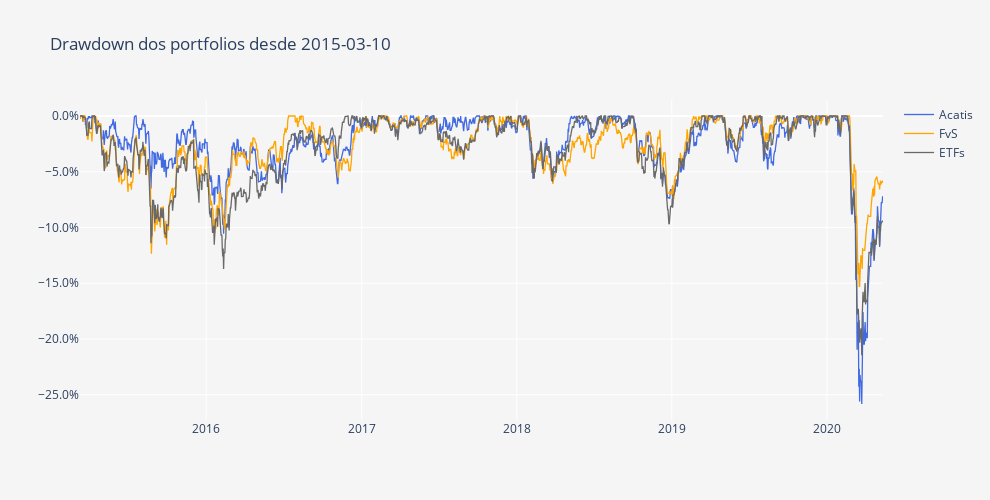

Notebook source saved alongside this figure:
### Code cell
DD = pa.compute_drawdowns(fundos)
DD = DD /100

layout = go.Layout(
    title='Drawdown dos portfolios desde ' + Begin,
    plot_bgcolor='#f5f5f5',
    paper_bgcolor='#f5f5f5',
    width=990,
    height=500,
    xaxis=dict(
        title='',
        showgrid=True,
        titlefont=dict(size=12),
    ),
    yaxis=dict(
        title='',
        showgrid=True,
        zeroline=True, # Adicionar ou não a zero line
        tickformat=".1%" # tickformat=".2%" se quiseres mais casas decimais
    ))

trace0 = go.Scatter(
    x = DD.index,
    y = DD.iloc[:, 0],
    name = fundos.columns[0],
    line = dict(
        color = 'royalblue',
        width = 1.3)
)

trace1 = go.Scatter(
    x = DD.index,
    y = DD.iloc[:, 1],
    name = fundos.columns[1],
    line = dict(
        color = 'orange',
        width = 1.3)
)

trace2 = go.Scatter(
    x = DD.index,
    y = DD.iloc[:, 2],
    name = fundos.columns[2],
    line = dict(
        color = 'dimgrey',
        width = 1.3)
)

data = [trace0, trace1, trace2]
        
fig = go.Figure(data=data, layout=layout)
py.iplot(fig)

### Figure 1 — Plotly figure (JSON) as saved in the notebook; plotly's stock layout.template omitted (floating-point values rounded to 4 significant figures; data arrays with more than 128 entries replaced by an {"elided": "..."} marker saying what was removed)
{"data": [{"line": {"color": "royalblue", "width": 1.3}, "name": "Acatis", "type": "scatter", "x": {"elided": "1891 str values"}, "y": {"elided": "1891 float values"}}, {"line": {"color": "orange", "width": 1.3}, "name": "FvS", "type": "scatter", "x": {"elided": "1891 str values"}, "y": {"elided": "1891 float values"}}, {"line": {"color": "dimgrey", "width": 1.3}, "name": "ETFs", "type": "scatter", "x": {"elided": "1891 str values"}, "y": {"elided": "1891 float values"}}], "layout": {"height": 500, "paper_bgcolor": "#f5f5f5", "plot_bgcolor": "#f5f5f5", "title": {"text": "Drawdown dos portfolios desde 2015-03-10"}, "width": 990, "xaxis": {"autorange": true, "range": ["2015-03-10", "2020-05-12"], "showgrid": true, "title": {"font": {"size": 12}, "text": ""}, "type": "date"}, "yaxis": {"autorange": true, "range": [-0.2727, 0.01435], "showgrid": true, "tickformat": ".1%", "title": {"text": ""}, "type": "linear", "zeroline": true}}}
